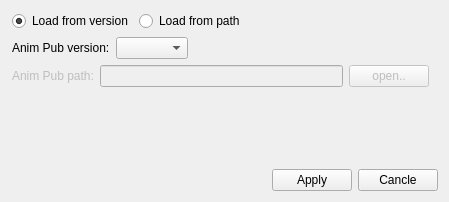
<?xml version="1.0" encoding="UTF-8"?>
<ui version="4.0">
 <class>Form</class>
 <widget class="QWidget" name="Form">
  <property name="geometry">
   <rect>
    <x>0</x>
    <y>0</y>
    <width>449</width>
    <height>202</height>
   </rect>
  </property>
  <property name="windowTitle">
   <string>Form</string>
  </property>
  <layout class="QVBoxLayout" name="verticalLayout_2">
   <item>
    <widget class="QFrame" name="QFrame_opt">
     <layout class="QHBoxLayout" name="horizontalLayout_opt">
      <property name="leftMargin">
       <number>1</number>
      </property>
      <property name="topMargin">
       <number>0</number>
      </property>
      <property name="bottomMargin">
       <number>0</number>
      </property>
      <item>
       <widget class="QRadioButton" name="radioButton_from_version">
        <property name="text">
         <string>Load from version</string>
        </property>
        <property name="checked">
         <bool>true</bool>
        </property>
       </widget>
      </item>
      <item>
       <widget class="QRadioButton" name="radioButton_from_path">
        <property name="text">
         <string>Load from path</string>
        </property>
        <property name="checked">
         <bool>false</bool>
        </property>
       </widget>
      </item>
      <item>
       <spacer name="horizontalSpacer">
        <property name="orientation">
         <enum>Qt::Horizontal</enum>
        </property>
        <property name="sizeHint" stdset="0">
         <size>
          <width>40</width>
          <height>20</height>
         </size>
        </property>
       </spacer>
      </item>
     </layout>
    </widget>
   </item>
   <item>
    <widget class="QWidget" name="QWidget_from_version" native="true">
     <property name="enabled">
      <bool>true</bool>
     </property>
     <layout class="QHBoxLayout" name="horizontalLayout_2">
      <property name="leftMargin">
       <number>1</number>
      </property>
      <property name="topMargin">
       <number>0</number>
      </property>
      <property name="bottomMargin">
       <number>0</number>
      </property>
      <item>
       <widget class="QLabel" name="label_2">
        <property name="text">
         <string>Anim Pub version:</string>
        </property>
       </widget>
      </item>
      <item>
       <widget class="QComboBox" name="comboBox_version"/>
      </item>
      <item>
       <spacer name="horizontalSpacer_2">
        <property name="orientation">
         <enum>Qt::Horizontal</enum>
        </property>
        <property name="sizeHint" stdset="0">
         <size>
          <width>40</width>
          <height>20</height>
         </size>
        </property>
       </spacer>
      </item>
     </layout>
    </widget>
   </item>
   <item>
    <widget class="QWidget" name="QWidget_from_path" native="true">
     <property name="enabled">
      <bool>false</bool>
     </property>
     <layout class="QHBoxLayout" name="horizontalLayout_3">
      <property name="leftMargin">
       <number>1</number>
      </property>
      <property name="topMargin">
       <number>0</number>
      </property>
      <property name="bottomMargin">
       <number>0</number>
      </property>
      <item>
       <widget class="QLabel" name="label">
        <property name="text">
         <string>Anim Pub path:</string>
        </property>
       </widget>
      </item>
      <item>
       <widget class="QLineEdit" name="lineEdit_path"/>
      </item>
      <item>
       <widget class="QPushButton" name="pushButton">
        <property name="enabled">
         <bool>false</bool>
        </property>
        <property name="text">
         <string>open..</string>
        </property>
       </widget>
      </item>
     </layout>
    </widget>
   </item>
   <item>
    <layout class="QVBoxLayout" name="verticalLayout_items"/>
   </item>
   <item>
    <spacer name="verticalSpacer">
     <property name="orientation">
      <enum>Qt::Vertical</enum>
     </property>
     <property name="sizeHint" stdset="0">
      <size>
       <width>20</width>
       <height>74</height>
      </size>
     </property>
    </spacer>
   </item>
   <item>
    <layout class="QHBoxLayout" name="horizontalLayout_4">
     <item>
      <spacer name="horizontalSpacer_3">
       <property name="orientation">
        <enum>Qt::Horizontal</enum>
       </property>
       <property name="sizeHint" stdset="0">
        <size>
         <width>40</width>
         <height>20</height>
        </size>
       </property>
      </spacer>
     </item>
     <item>
      <widget class="QPushButton" name="pushButton_apply">
       <property name="text">
        <string>Apply</string>
       </property>
      </widget>
     </item>
     <item>
      <widget class="QPushButton" name="pushButton_cancle">
       <property name="text">
        <string>Cancle</string>
       </property>
      </widget>
     </item>
    </layout>
   </item>
  </layout>
 </widget>
 <resources/>
 <connections/>
</ui>
